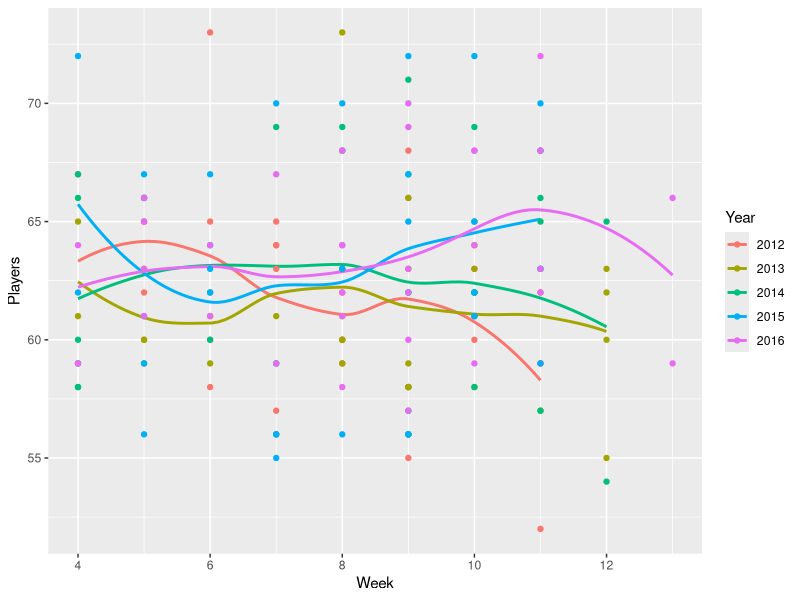
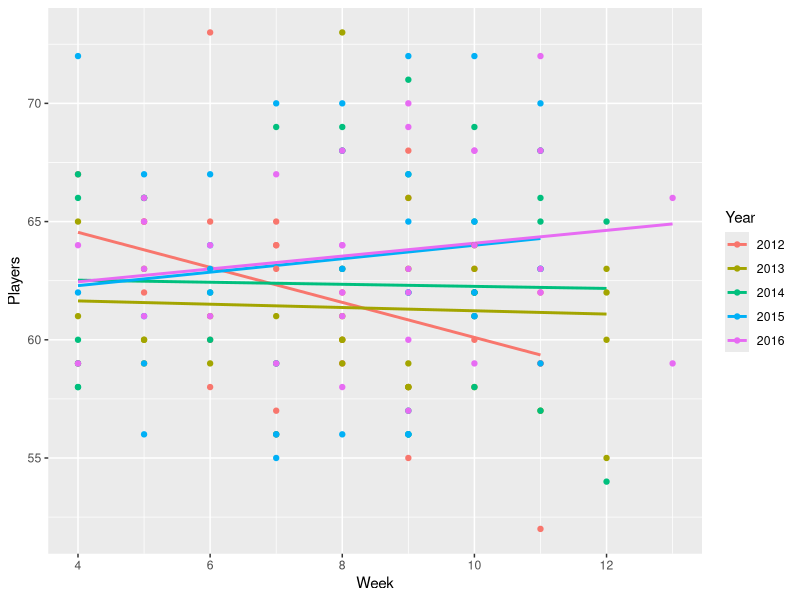

These charts were generated, in order, by the following R code:
## ---- chunk 1
library('tidyverse')
knitr::opts_chunk$set(echo = TRUE)
## ---- chunk 2
byes <- read.csv("byes.txt", stringsAsFactors = F)
byes
byes$Year <- factor(byes$Year)
summary(byes)

snaps2012 <- read.csv("2012 snaps.csv", stringsAsFactors = F)
summary(snaps2012)

snaps2013 <- read.csv("2013 snaps.csv", stringsAsFactors = F)
summary(snaps2013)

snaps2014 <- read.csv("2014 snaps.csv", stringsAsFactors = F)
summary(snaps2014)

snaps2015 <- read.csv("2015 snaps.csv", stringsAsFactors = F)
summary(snaps2015)

snaps2016 <- read.csv("2016 snaps.csv", stringsAsFactors = F)
summary(snaps2016)
glimpse(snaps2016)
## ---- chunk 3
group_by(snaps2012, Team) %>% filter(Total.Snaps > 5) %>% summarise(players = n()) -> sn12
group_by(snaps2013, Team) %>% filter(Total.Snaps > 5) %>% summarise(players = n()) -> sn13
group_by(snaps2014, Team) %>% filter(Total.Snaps > 5) %>% summarise(players = n()) -> sn14
group_by(snaps2015, Team) %>% filter(Total.Snaps > 5) %>% summarise(players = n()) -> sn15
group_by(snaps2016, Team) %>% filter(Total.Snaps > 5) %>% summarise(players = n()) -> sn16

write.csv(file = "snaps2012.csv", x = sn12, row.names = F)
write.csv(file = "snaps2013.csv", x = sn13, row.names = F)
write.csv(file = "snaps2014.csv", x = sn14, row.names = F)
write.csv(file = "snaps2015.csv", x = sn15, row.names = F)
write.csv(file = "snaps2016.csv", x = sn16, row.names = F)

snaps <- read.csv("snaps.csv", stringsAsFactors = F)
snaps$Year <- factor(snaps$Year)
summary(snaps)
glimpse(snaps)
## ---- chunk 4
byes_snaps <- inner_join(byes, snaps, by = c('Team' = 'Team','Year' ='Year'))
summary(byes_snaps)

loess <- ggplot(byes_snaps, aes(x = Week, y = Players, color = Year))  + geom_smooth(se = F, method = "loess") + geom_point()
lm <- ggplot(byes_snaps, aes(x = Week, y = Players, color = Year))  + geom_smooth(se = F, method = "lm") + geom_point()
## ---- chunk 5
ggsave(filename = "loess.png", plot = loess)
ggsave(filename = "lm.png", plot = lm)
